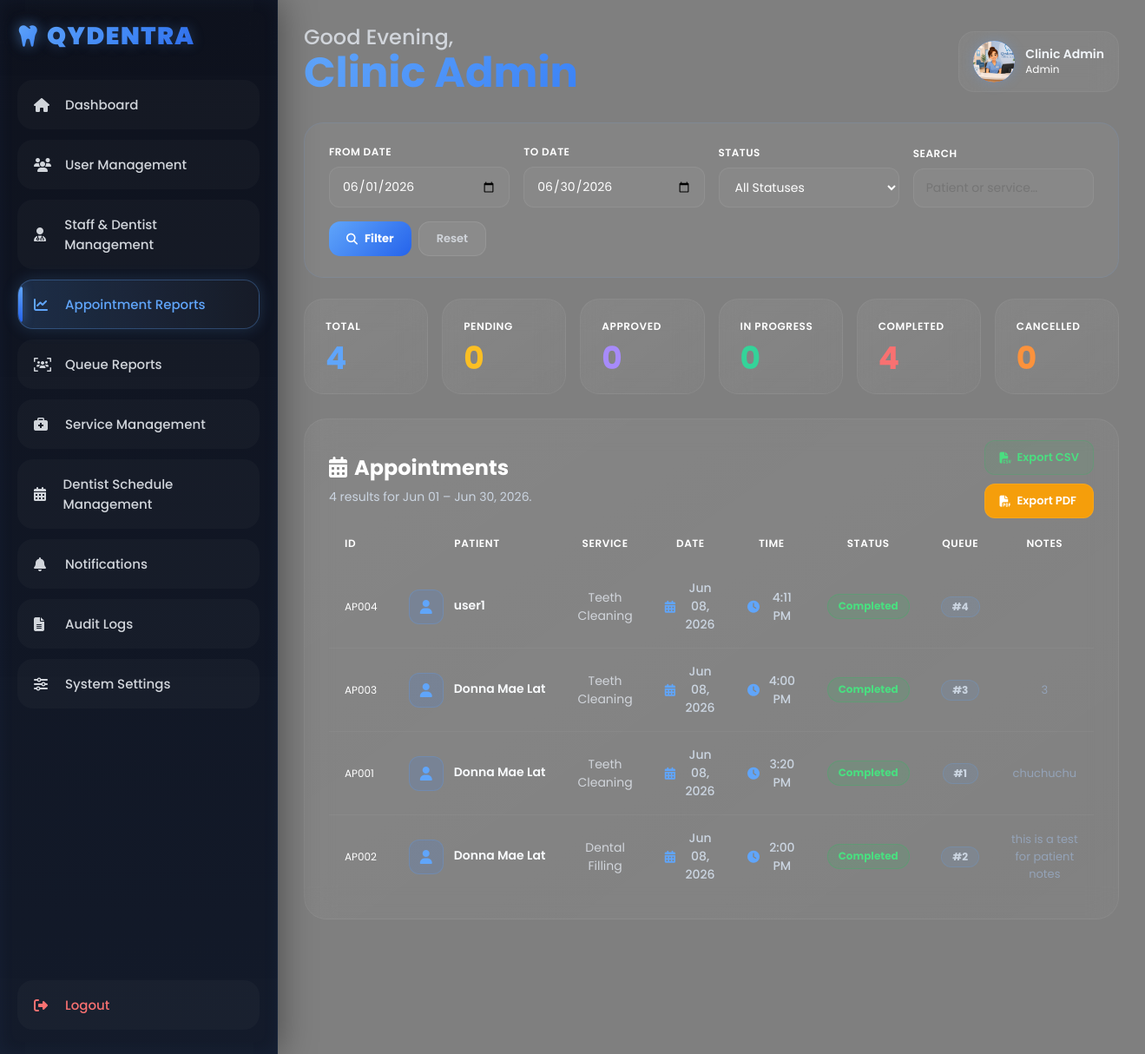
Screenshot of /admin/appointment_reports.php (signed in) with the database file from the repository.
### tables this page shows
CREATE TABLE `appointments` (
  `appointment_id` varchar(10) NOT NULL,
  `patient_id` varchar(10) DEFAULT NULL,
  `service_type` varchar(100) DEFAULT NULL,
  `service_desc` varchar(150) DEFAULT NULL,
  `appointment_date` date DEFAULT NULL,
  `appointment_time` varchar(50) DEFAULT NULL,
  `status` enum('Pending','Approved','In Progress','Completed','Cancelled') DEFAULT 'Pending',
  `queue_number` int(11) DEFAULT NULL,
  `notes` text DEFAULT NULL,
  `created_at` timestamp NOT NULL DEFAULT current_timestamp(),
  `dentist_notes` text DEFAULT NULL,
  `prescription` text DEFAULT NULL,
  `medical_history` text DEFAULT NULL,
  `odontogram_data` text DEFAULT NULL,
  PRIMARY KEY (`appointment_id`),
  KEY `patient_id` (`patient_id`),
  CONSTRAINT `appointments_ibfk_1` FOREIGN KEY (`patient_id`) REFERENCES `patients` (`patient_id`)
);

CREATE TABLE `patients` (
  `patient_id` varchar(10) NOT NULL,
  `full_name` varchar(100) NOT NULL,
  `email` varchar(100) NOT NULL,
  `password` varchar(255) NOT NULL,
  `role` varchar(50) DEFAULT 'patient',
  `profile_photo` text DEFAULT NULL,
  `status` enum('active','inactive') NOT NULL DEFAULT 'active',
  `phone_number` varchar(20) DEFAULT NULL,
  `created_at` timestamp NOT NULL DEFAULT current_timestamp(),
  `medical_history` text DEFAULT NULL,
  `odontogram_data` text DEFAULT NULL,
  PRIMARY KEY (`patient_id`),
  UNIQUE KEY `email` (`email`)
);

### includes/admin_helpers.php (called while the page is built, shortened)
<?php
if (!function_exists('safe_input')) {
    function safe_input(mysqli $conn, ?string $value): string
    {
        return mysqli_real_escape_string($conn, trim($value ?? ''));
    }
}

### admin/appointment_reports.php (the view, shortened to what this page needs)
<?php
require_once("../includes/admin_helpers.php");
$start_date    = safe_input($conn, $_GET['start_date'] ?? date('Y-m-01'));
$end_date      = safe_input($conn, $_GET['end_date']   ?? date('Y-m-t'));
$status_filter = safe_input($conn, $_GET['status']     ?? '');
$search        = safe_input($conn, $_GET['search']     ?? '');
$where = "WHERE a.appointment_date BETWEEN '$start_date' AND '$end_date'";
$totals = mysqli_fetch_assoc(mysqli_query($conn, "SELECT
    COUNT(*) AS total,
    SUM(a.status='Pending')     AS pending,
    SUM(a.status='Approved')    AS approved,
    SUM(a.status='In Progress') AS in_progress,
    SUM(a.status='Completed')   AS completed,
    SUM(a.status='Cancelled')   AS cancelled
    FROM appointments a LEFT JOIN patients p ON a.patient_id=p.patient_id $where"));
$appointmentResult = mysqli_query($conn, "SELECT a.*, p.full_name AS patient_name
    FROM appointments a LEFT JOIN patients p ON a.patient_id=p.patient_id
    $where ORDER BY a.appointment_date DESC, a.appointment_time DESC");
$appointments = [];
while ($row = mysqli_fetch_assoc($appointmentResult)) {
    $appointments[] = $row;
}
$exportParamsCsv = http_build_query(['start_date'=>$start_date,'end_date'=>$end_date,'status'=>$status_filter,'search'=>$search,'export'=>'csv']);
$exportParamsPdf = http_build_query(['start_date'=>$start_date,'end_date'=>$end_date,'status'=>$status_filter,'search'=>$search,'export'=>'pdf']);
?>
<?php include("../includes/admin_header.php"); ?>
<body>
<?php include("../includes/admin_sidebar.php"); ?>
<div class="main">
<?php include("../includes/admin_topbar.php"); ?>
<div class="filter-card hover-glow">
    <form method="GET">
        <div class="filter-row" style="align-items:end; gap:16px;">
            <div>
                <label>From Date</label>
                <input type="date" name="start_date" value="<?php echo htmlspecialchars($start_date); ?>" required>
            </div>
            <div>
                <label>To Date</label>
                <input type="date" name="end_date" value="<?php echo htmlspecialchars($end_date); ?>" required>
            </div>
            <div>
                <label>Status</label>
                <select name="status">
                    <option value="">All Statuses</option>
                </select>
            </div>
            <div>
                <label>Search</label>
                <input type="text" name="search" placeholder="Patient or service…" value="<?php echo htmlspecialchars($search); ?>">
            </div>
            <div style="display:flex; gap:8px; padding-top:0;">
                <button type="submit" class="btn-primary" style="height:40px;">
                    <i class="fa-solid fa-magnifying-glass"></i> Filter
                </button>
                <a href="appointment_reports.php" class="btn-secondary" style="height:40px;">Reset</a>
            </div>
        </div>
    </form>
</div>
<div class="grid-6" style="margin-bottom:28px;">
    <div class="stat-card hover-glow">
        <h3>Total</h3>
        <p><?php echo (int)$totals['total']; ?></p>
    </div>
    <div class="stat-card hover-glow">
        <h3>Pending</h3>
        <p><?php echo (int)$totals['pending']; ?></p>
    </div>
    <div class="stat-card hover-glow">
        <h3>Approved</h3>
        <p><?php echo (int)$totals['approved']; ?></p>
    </div>
    <div class="stat-card hover-glow">
        <h3>In Progress</h3>
        <p><?php echo (int)$totals['in_progress']; ?></p>
    </div>
    <div class="stat-card hover-glow">
        <h3>Completed</h3>
        <p><?php echo (int)$totals['completed']; ?></p>
    </div>
    <div class="stat-card hover-glow">
        <h3>Cancelled</h3>
        <p><?php echo (int)$totals['cancelled']; ?></p>
    </div>
</div>
<div class="table-container hover-glow">
    <div class="table-header">
        <div>
            <h2><i class="fa-solid fa-calendar-days" style="color:#ffffff; margin-right:8px;"></i>Appointments</h2>
            <p><?php echo (int)$totals['total']; ?> result<?php echo $totals['total'] != 1 ? 's' : ''; ?> for <?php echo date('M d', strtotime($start_date)); ?> – <?php echo date('M d, Y', strtotime($end_date)); ?>.</p>
        </div>
        <div style="display:flex; gap:10px;">
            <a href="appointment_reports.php?<?php echo $exportParamsCsv; ?>" class="export-btn csv">
                <i class="fa-solid fa-file-csv"></i> Export CSV
            </a>
            <a href="appointment_reports.php?<?php echo $exportParamsPdf; ?>" class="export-btn" style="background:#f59e0b; color:#fff;">
                <i class="fa-solid fa-file-pdf"></i> Export PDF
            </a>
        </div>
    </div>
    <table>
        <thead>
            <tr>
                <th>ID</th>
                <th>Patient</th>
                <th>Service</th>
                <th>Date</th>
                <th>Time</th>
                <th>Status</th>
                <th>Queue</th>
                <th>Notes</th>
            </tr>
        </thead>
        <tbody>
            <?php if (count($appointments) > 0): ?>
                <?php foreach ($appointments as $row): ?>
                <tr>
                    <td style="color:#ffffff; font-size:12px;"><?php echo htmlspecialchars($row['appointment_id']); ?></td>
                    <td>
                        <div class="service-info">
                            <div class="service-icon consultation"><i class="fa-solid fa-user"></i></div>
                            <div><h4><?php echo htmlspecialchars($row['patient_name'] ?: $row['patient_id']); ?></h4></div>
                        </div>
                    </td>
                    <td><?php echo htmlspecialchars($row['service_type'] ?? '—'); ?></td>
                    <td><div class="table-date"><i class="fa-solid fa-calendar-days"></i><?php echo date('M d, Y', strtotime($row['appointment_date'])); ?></div></td>
                    <td><div class="table-date"><i class="fa-solid fa-clock"></i><?php echo date('g:i A', strtotime($row['appointment_time'])); ?></div></td>
                    <td>
                        <div class="status-pill <?php echo strtolower(str_replace(' ','-',$row['status'])); ?>">
                            <?php echo htmlspecialchars($row['status']); ?>
                        </div>
                    </td>
                    <td>
                        <?php if (!empty($row['queue_number'])): ?>
                            <div class="queue-pill">#<?php echo htmlspecialchars($row['queue_number']); ?></div>
                        <?php else: echo '—'; endif; ?>
                    </td>
                    <td style="max-width:180px; white-space:normal; font-size:13px; color:#94a3b8;">
                        <?php echo htmlspecialchars($row['notes'] ?? '—'); ?>
                    </td>
                </tr>
                <?php endforeach; ?>
            <?php else: ?>
                <tr><td colspan="8" style="text-align:center; padding:30px; color:#9ca3af;">No appointments match the selected filters.</td></tr>
            <?php endif; ?>
        </tbody>
    </table>
</div>
</div>
</body>
</html>

### assets/css/dashboard.css (style rules this page uses)
* { margin:0; padding:0; box-sizing:border-box; font-family:'Poppins',sans-serif; }
body { background: linear-gradient(rgba(0, 0, 0, 0.5), rgba(0, 0, 0, 0.5)), url('../img/clinic_backgroun.png'); background-size:cover; background-position:center; background-attachment:fixed; min-height:100vh; display:flex; color:white; overflow-x:hidden; }
.main { margin-left:320px; padding:30px; width:100%; }
.table-container { padding:24px 34px; border-radius:30px; background: linear-gradient( 145deg, rgba(255,255,255,0.05), rgba(255,255,255,0.025) ); border:1px solid rgba(255,255,255,0.05); backdrop-filter:blur(16px); margin-top:0px; width:100%; overflow-x:auto; overflow-y:visible; max-width:100%; }
.table-container table { min-width: 100%; white-space: normal; }
.table-header { display:flex; justify-content:space-between; align-items:center; margin-bottom:20px; }
.table-header div { display:flex; flex-direction:column; gap:6px; }
.table-header h2 { font-size:24px; font-weight:700; margin:0; }
.table-header p { font-size:14px; color:#ffffff; line-height:1.5; margin:0; }
table { width:100%; border-collapse:separate; border-spacing:0; table-layout:auto; }
table th, table td { width:auto; }
table th { padding:0 20px 18px; font-size:12px; font-weight:600; letter-spacing:0.6px; text-transform:uppercase; color:#ffffff; vertical-align:middle; }
table td { padding:24px 20px; font-size:14px; vertical-align:middle; border-top:1px solid rgba(255,255,255,0.05); }
table th:nth-child(1) { text-align:center; }
table td:nth-child(1) { text-align:left; }
table th:nth-child(2), table td:nth-child(2), table th:nth-child(3), table td:nth-child(3), table th:nth-child(4), table td:nth-child(4), table th:nth-child(5), table td:nth-child(5) { text-align:center; }
table tr { transition:0.3s ease; }
.service-info { display:flex; align-items:center; gap:16px; justify-content:flex-start; }
.service-icon { width:54px; height:54px; border-radius:18px; display:flex; justify-content:center; align-items:center; font-size:18px; flex-shrink:0; }
.service-icon.consultation { background:rgba(59,130,246,0.15); border:1px solid rgba(96,165,250,0.25); color:#60a5fa; }
.service-info h4 { font-size:15px; font-weight:600; margin-bottom:4px; color:#f8fafc; }
.table-date { display:flex; align-items:center; justify-content:center; gap:10px; color:#d1d5db; font-weight:500; }
.table-date i { color:#60A5FA; font-size:14px; }
.status-pill { display:inline-flex; align-items:center; justify-content:center; gap:8px; padding:6px 14px; border-radius:999px; font-size:12px; font-weight:700; white-space:nowrap; min-width:90px; width:auto; height:auto; line-height:1.4; }
.status-pill.completed { background:rgba(59,130,246,0.15); border:1px solid rgba(96,165,250,0.25); color:#60a5fa; }
.queue-pill { display:flex; justify-content:center; align-items:center; width:58px; height:42px; padding:0; border-radius:14px; font-weight:700; margin:0 auto; line-height:1; text-align:center; }
.queue-pill { background:rgba(251,191,36,0.14); border:1px solid rgba(251,191,36,0.24); color:#fbbf24; }
table th:last-child, table td:last-child { text-align:center; vertical-align:middle; }

### assets/css/style.css (style rules this page uses)
html { scroll-behavior:smooth; }

### rows the page displays
appointments: appointment_id "AP004", patient.full_name "user1", service_type "Teeth Cleaning", appointment_date "Jun 08, 2026", appointment_time "4:11 PM", status "Completed", queue_number "4"
appointments: appointment_id "AP003", patient.full_name "Donna Mae Lat", service_type "Teeth Cleaning", appointment_date "Jun 08, 2026", appointment_time "4:00 PM", status "Completed", queue_number "3", notes "3"
appointments: appointment_id "AP001", patient.full_name "Donna Mae Lat", service_type "Teeth Cleaning", appointment_date "Jun 08, 2026", appointment_time "3:20 PM", status "Completed", queue_number "1", notes "chuchuchu"
appointments: appointment_id "AP002", patient.full_name "Donna Mae Lat", service_type "Dental Filling", appointment_date "Jun 08, 2026", appointment_time "2:00 PM", status "Completed", queue_number "2", notes "this is a test for patient notes"

### other values shown
$greeting "Good Evening"
$name "Clinic Admin"
$totals['total'] "4"
$totals['pending'] "0"
$totals['approved'] "0"
$totals['in_progress'] "0"
$totals['completed'] "4"
$totals['cancelled'] "0"
date('M d', strtotime($start_date)) "Jun 01"
date('M d, Y', strtotime($end_date)) "Jun 30, 2026"
